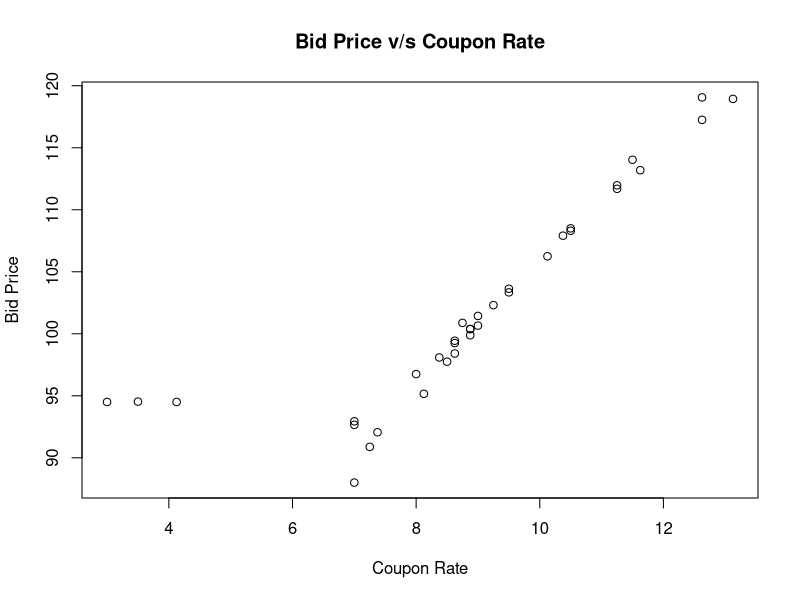
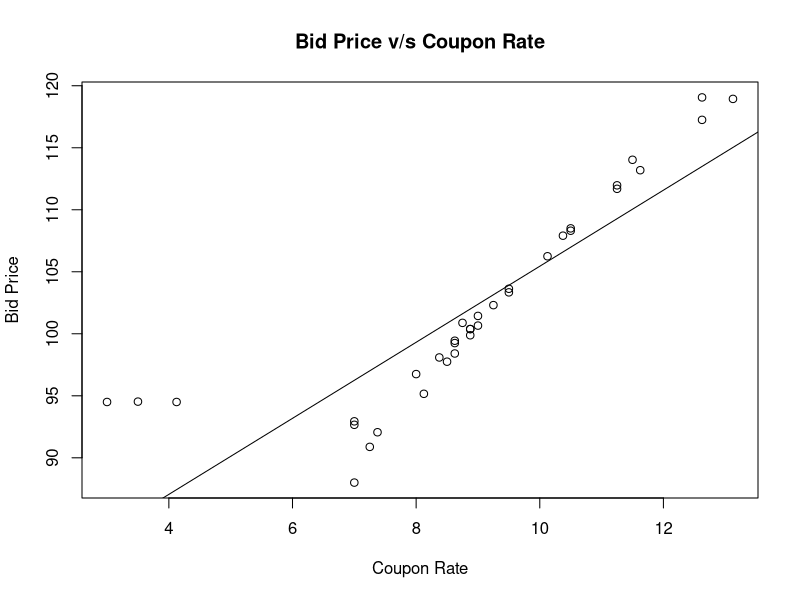
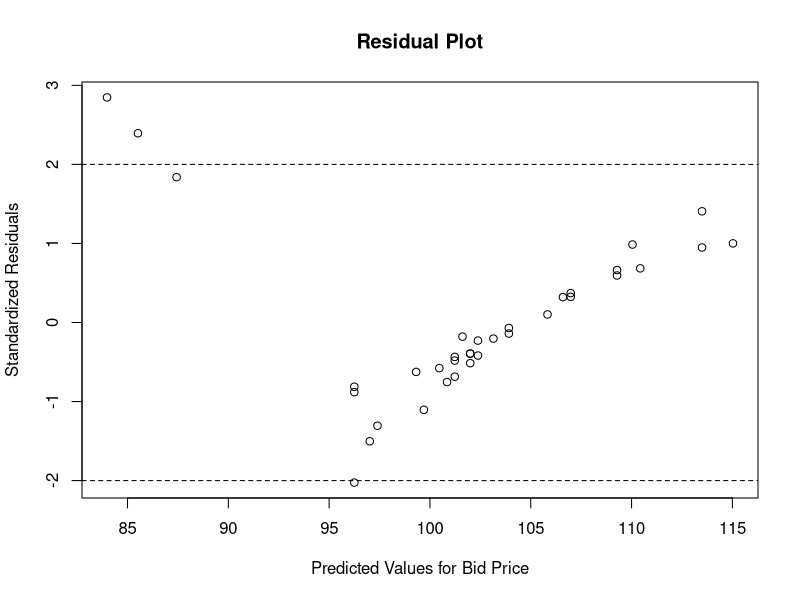
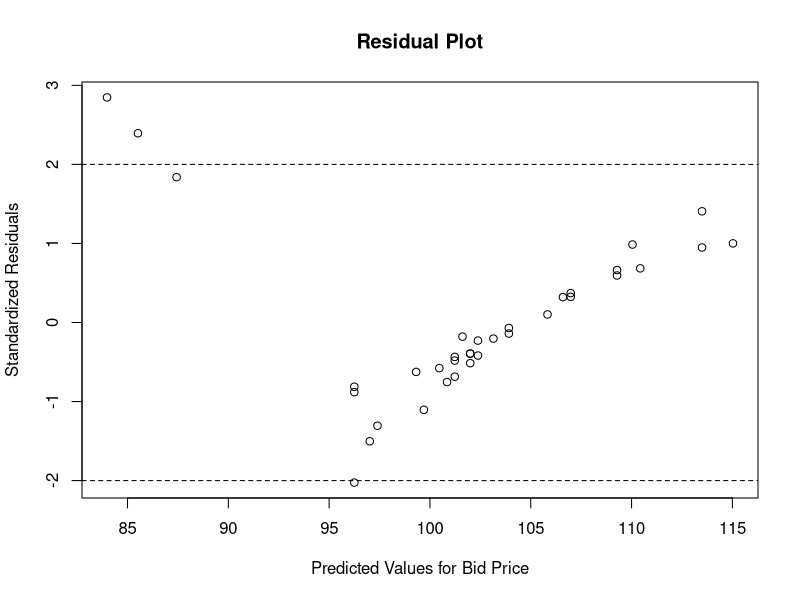
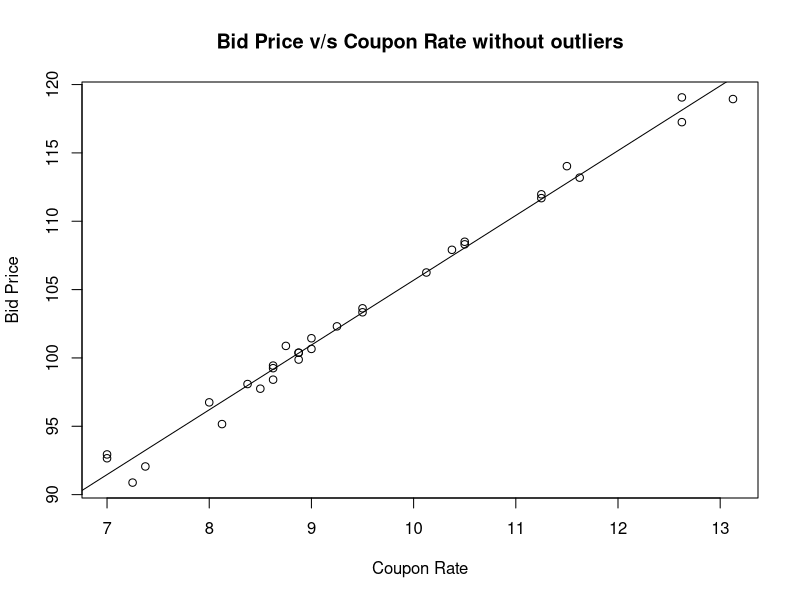

Write R code to recreate these figures, in order.
# cd to the directory where this file is located and then run the code

# ? Predicting the bid price of a bond using its coupon rate

# * 1) Loading data
# dataset 'bonds' is given in ".txt" format
# function: read.delim()
# It reads a file in table format and creates a data frame from it

bonds <- read.delim("bonds.txt", row.names = 1)
# row.names = 1: first column is row names

View(bonds) # view() function is used to view the data frame
head(bonds) # head() function is used to view the first 6 rows of the data frame
tail(bonds) # tail() function is used to view the last 6 rows of the data frame

# Structure of the data
str(bonds)

# Summary of the data
print("Summary of the data:")
print("")
summary(bonds)

# * 2) Plotting the data
plot(bonds$CouponRate, bonds$BidPrice,
    main = "Bid Price v/s Coupon Rate",
    xlab = "Coupon Rate",
    ylab = "Bid Price"
)
# Check Rplots.pdf for the graph generated

# * 3) Build linear regression model
# function: lm()

model_bonds <- lm(BidPrice ~ CouponRate, data = bonds) # Preferred
# OR
# model_bonds <- lm(bonds$BidPrice ~ bonds$CouponRate)

# Fitting the regression line over the scatter plot
plot(bonds$CouponRate, bonds$BidPrice,
    main = "Bid Price v/s Coupon Rate",
    xlab = "Coupon Rate",
    ylab = "Bid Price"
)
abline(model_bonds)
# Predict bid price for CouponRate = 3
predicted_price <- predict(model_bonds, newdata = data.frame(CouponRate = 3))
predicted_price
# Actual bid price (replace with the actual value)
actual_price <- 94.5  # Example value, replace with actual

# Calculate residual
residual_error <- actual_price - predicted_price
residual_error

# * 4) Look at summary of the model
print("Summary of the model:")
summary(model_bonds)

# First level model assessment
# Test on β̂ 1 is a two-sided test
# At α = 0.05 (95% confidence level) (confidence level = 1 - significance level)
print("First level model assessment:")
alpha <- 0.05
n <- nrow(bonds)
p <- 1
qt(p = 1 - alpha / 2, df = n - p - 1) # critical value of t

print("SSE:")
SSE <- sum(model_bonds$residuals^2)
print(SSE)

print("SSR:")
SSR <- sum((model_bonds$fitted.values - mean(bonds$BidPrice))^2)
print(SSR)

print("F-statistic:")
F_stat <- (SSR / SSE) * (n - 2)
print(F_stat)

# Second level model assessment

# Checking for outliers in the data

# Residual Analysis
plot(model_bonds$fitted.values, rstandard(model_bonds),
    main = "Residual Plot",
    xlab = "Predicted Values for Bid Price",
    ylab = "Standardized Residuals"
)
abline(h = 2, lty = 2) # adding a horizontal line at 2, lty = 2: dashed line
abline(h = -2, lty = 2)

# To know the indices of the outliers, use the identify() function

# Identifying indices of the outliers (Click on the points which are outliers)
# X11() # opens a new window (uncomment to test)
plot(model_bonds$fitted.values, rstandard(model_bonds),
    main = "Residual Plot",
    xlab = "Predicted Values for Bid Price",
    ylab = "Standardized Residuals"
)
abline(h = 2, lty = 2)
abline(h = -2, lty = 2)
identify(model_bonds$fitted.values, rstandard(model_bonds))

# 4 13 34 35 are displayed as outliers

# Removing the outliers
new_bonds <- bonds[-c(4, 13, 34, 35), ]

# New model
new_model_bonds <- lm(BidPrice ~ CouponRate, data = new_bonds)

# Summary of the new model
print("Summary of the new model:")
summary(new_model_bonds)

# Plotting the new model
plot(new_bonds$CouponRate, new_bonds$BidPrice,
    main = "Bid Price v/s Coupon Rate without outliers",
    xlab = "Coupon Rate",
    ylab = "Bid Price"
)
abline(new_model_bonds)
